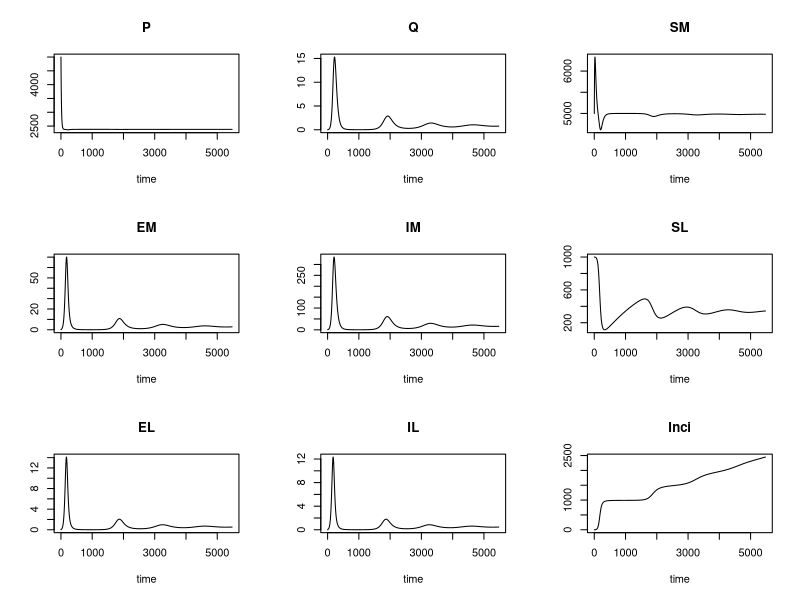
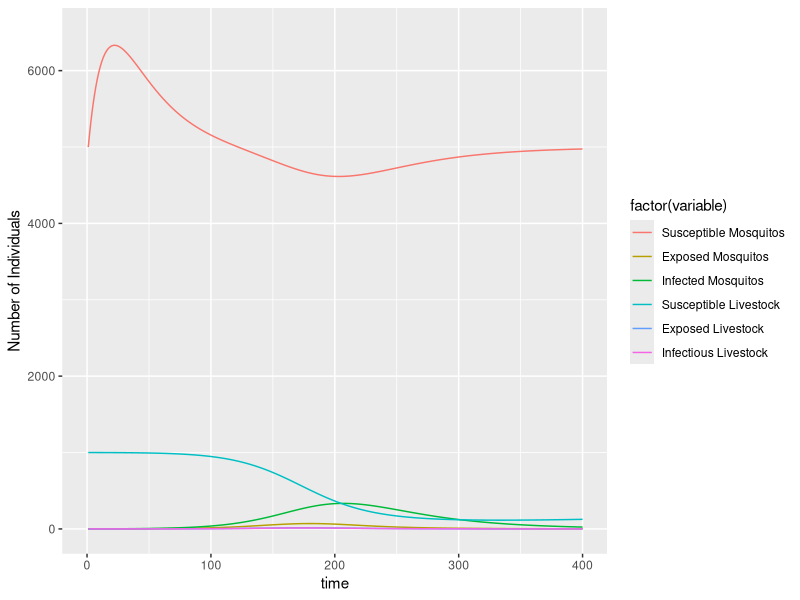

Write R code to recreate these figures, in order. (Note: this script raises an error after producing the figures.)
library(deSolve)
library(ggplot2)
library(reshape2)
library(gridExtra)
library(dplyr)
# function for a simple mosquito borne disease
SEIRMosVec = function(time, state, parms) {
  with(as.list(c(state, parms)), {
    # infection in mosquitoes
    dP = b1*(NM-q1*IM)- theta*P #susceptible
    dQ = b1*q1*IM-theta*Q         #Infected Egg
    dSM = theta*P - (BML*SM*IL)/NL - muM * SM
    dEM = (BML*SM*IL)/NL - alphaM*EM-muM*EM
    dIM = theta*Q + alphaM*EM - muM * IM
    
    # infection in livestocks
    dSL = NL*muL - (BLM*SL*IM)/NM - muL * SL
    dEL=(BLM*SL*IM)/NM-alphaL*EL-muL*EL
    dIL = alphaL*EL - gamma*IL - muL*IL - dL*IL
    dInci = alphaL*EL

    list(c(dP, dQ, dSM, dEM, dIM, dSL,dEL, dIL, dInci))
           #dIL, dSM, dIM, dEL, dEM, dP, dQ, dInci))
  })
}

#state = c(SL = SL, IL = IL, SM = SM,IM = IM, EL = EL, EM = EM, P = P, Q = Q, Inci = 0)
######################
# State Variables    #
######################
#Egg
P = 5000# 999;
Q = 0;
#Mosquito
NM=5000; 
IM=1; SM=NM-IM;
EM= 0;
#Livestock
NL=1000; IL =0; 
EL=0;
SL=NL-IL-EL;


######################
# Parameters         #
######################

#NOTE, if we held b1 = theta = MuM, we would have P+Q+NM be constant over time. We are letting it vary

#Mosquito
b1 = 1/31.5;       #number of eggs laid per day
q1 = .1;        #transovarial transmission rate
theta = (1/15);  #maturation rate
alphaM = 1/6;    #transition from exposed to infected mosquitos
muM = 1/31.5;      #Mosquito death rate, 1 week life span for mosquito
BML = .2429      #transmission rate to mosquito from livestock

#Livestock
alphaL=.58;     #transition from exposed to infected livestock
muL= (1/1980);    #livestock death rate, approx 5.5 years (average)
gamma= .6;     # recovery rate livestock, infectious period: 7 days
#vL=NL*muL;       #birth rate livestock
BLM= 0.2762           #transmission rate to livestock from mosquito
dL = .0625         #death rate in livestock due to RVF

parameters = c(muL = muL, muM = muM, 
               gamma = gamma, alphaL = alphaL, alphaM = alphaM, 
               theta = theta, b1 = b1, q1 = q1, dL = dL, BML = BML, BLM = BLM)

#state = c(SL = SL, IL = IL, SM = SM,IM = IM, EL = EL, EM = EM, P = P, Q = Q, Inci = 0)
state = c(P=P, Q=Q, SM=SM, EM=EM, IM=IM, SL=SL, EL=EL, IL=IL, Inci=0)

times=1:(365*15); # months

######################
# Simulation         #
######################
sim=ode(y=state,times=times,func=SEIRMosVec,parms = parameters)



######################
# Plots              #
######################
plot(sim)
df
#new<- mutate(simdf, NM = (SM + EM + IM+P+Q))
#plot(new$NM)

simdf<- as.data.frame(sim)
simdf2<- simdf %>%
  rename("Uninfected Eggs" = P, "Infected Eggs" = Q, 
         "Susceptible Mosquitos" = SM, "Exposed Mosquitos" = EM, "Infected Mosquitos" =IM,
         "Susceptible Livestock" = SL, "Exposed Livestock" = EL, "Infectious Livestock" = IL,"Cumulative Inci" = Inci) 

simdf2melt<- simdf2 %>% select(`Susceptible Mosquitos`, `Exposed Mosquitos`,`Infected Mosquitos`, 
                               `Susceptible Livestock`, `Exposed Livestock`, `Infectious Livestock`, time) %>% melt(., id = 'time')

jpeg('dynamics.jpeg', units="in", width=8, height=4, res=300)
ggplot(data=simdf2melt, aes(x=time, y= value, group=variable, colour=factor(variable))) + 
  geom_line(size=.5) + ylim(c(0,6500)) + xlim(c(0, 400)) + ylab("Number of Individuals")
dev.off()
######################

#totmost <- simdf2 %>% 
  #select(time, `Infected Eggs`, `Susceptible Mosquitos`, `Exposed Mosquitos`, `Infected Mosquitos`, `Uninfected Eggs`, `Infected Eggs`) %>% 
  #mutate(`Total Mosquito` = `Susceptible Mosquitos` + `Infected Mosquitos`) %>% 
  #mutate(`Total Eggs` = `Uninfected Eggs` + `Infected Eggs`) %>%
  #mutate(All = `Total Eggs` + `Total Mosquito`)
#totmostmelt <- totmost %>% melt(., id = 'time')

#################################
#TOTAL EGG PLOTS
totegg<- totmost %>% select(`Infected Eggs`, `Uninfected Eggs`, `Total Eggs`, time)
toteggmelt<- melt(totegg, id = 'time')

jpeg('toteggs.jpeg', units="in", width=15, height=5, res=300)
ptotegg<- ggplot(toteggmelt, aes(time, value)) + 
  geom_line(size = 1, color = "light blue") + 
  facet_wrap(~variable, scales="free_y") + 
  xlab("Time (Days)") + ylab("Number of Eggs") +
  theme_minimal() + theme(strip.text = element_text(size=15))
ptotegg
dev.off()

filter(totegg, totegg$`Infected Eggs` > 15)
totegg[3100:3500,]
#################################
# TOTAL MOSQUITO PLOTS
totmos<- totmost %>% select(`Susceptible Mosquitos`, `Exposed Mosquitos`, `Infected Mosquitos`, `Total Mosquito`, time)
totmosmelt<- melt(totmos, id = 'time')

jpeg('totmosquit.jpeg', units="in", width=15, height=10, res=300)
ptotmos<- ggplot(totmosmelt, aes(time, value)) + 
  geom_line(size = 1, color = "pink") + 
  facet_wrap(~variable, scales="free_y") + 
  xlab("Time (Days)") + ylab("Number of Mosquitos") +
  theme_minimal() + theme(strip.text = element_text(size=15))
ptotmos
dev.off()

totmos2<- totmos %>% mutate(., EnM = `Exposed Mosquitos` + `Infected Mosquitos`)
tail(totmos2)
totmos2[170:222,]

##################
###TOTAL LIVESTOCK PLOTS

totliv <- simdf2 %>% 
  select(time, `Susceptible Livestock`, `Exposed Livestock`, `Infectious Livestock`, `Cumulative Inci`)

totlivmel <- totliv %>% melt(., id = 'time')

#jpeg('ptotliv.jpeg', units="in", width=15, height=10, res=300)
ptotliv<- ggplot(totlivmel, aes(time, value)) + 
  geom_line(size = 1, color = "light green") + 
  facet_wrap(~variable, scales="free_y") + 
  xlab("Time (Days)") + ylab("Number of Livestock") +
  theme_minimal() + theme(strip.text = element_text(size=15))
ptotliv
#dev.off()

tail(totliv)

totliv[150:250,]
summarise(totliv$`Infected Livestock`)

ggplot(data=totmostmelt, aes(x=time, y= value, group=variable, colour=factor(variable))) + 
  geom_line(size=.5) + ylim(c(0,1000)) + xlim(c(0, 1000))

ggplot(data=simdf4, aes(x=time, y= value, group=variable, colour=factor(variable))) + 
  geom_line(size=.5) + ylim(c(0,1000)) + xlim(c(0, 1000))
###################


p3<- ggplot(simdf2, aes(time, value)) + 
  geom_line(size = 1, color = "navy blue") + 
  facet_wrap(~variable, scales="free_y") + 
  xlab("Time (Days)") + ylab("Number of Livestock") +
  theme_minimal() + theme(strip.text = element_text(size=12))
p3
######################
# R0             #
######################

((BLM*BML)/ (muM*(gamma + muL))*(NM/NL))
